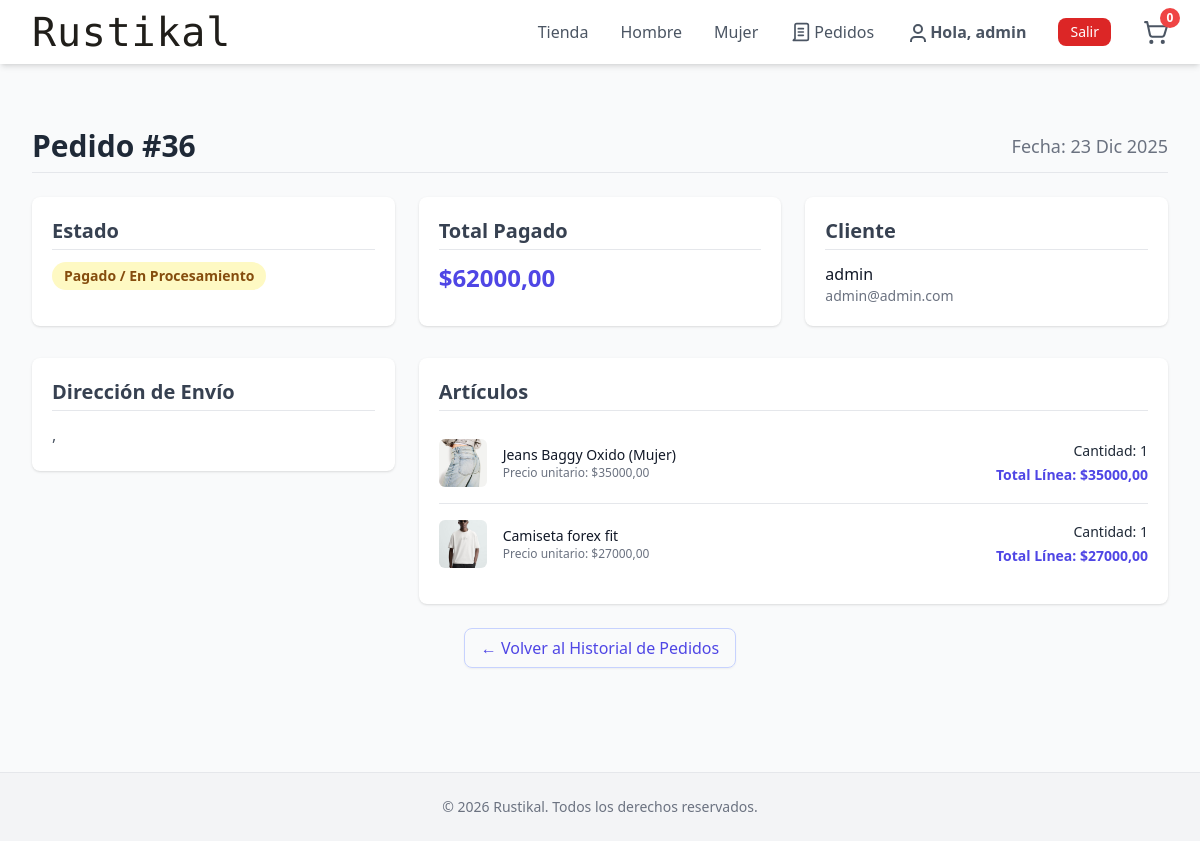
Page /pedidos/detalle/36/ (signed in) on the committed database.
### usuarios/models.py (models this page shows, shortened)
class UsuarioPersonalizado(AbstractUser):
    nro_telefono = PhoneNumberField(null=True, blank=True, unique=True)
    avatar = models.ImageField(upload_to='avatars/', null=True, blank=True)
    email = models.EmailField(unique=True)

### pedidos/models.py (models this page shows, shortened)
class Pedido(models.Model):
    ESTADOS_CHOICES = [
        ('PENDIENTE', 'Pendiente de Pago'),
        ('PAGADO', 'Pagado / En Procesamiento'),
        ('ENVIADO', 'Enviado'),
        ('ENTREGADO', 'Entregado'),
        ('CANCELADO', 'Cancelado'),]
    usuario = models.ForeignKey(AUTH_USER_MODEL, related_name= "pedidos", on_delete= models.CASCADE, verbose_name= 'Cliente')
    creado = models.DateTimeField(auto_now_add=True)
    actualizado = models.DateTimeField(auto_now=True)
    estado = models.CharField(max_length=100, choices= ESTADOS_CHOICES, default= 'PENDIENTE')
    pagado = models.BooleanField(default=False) #Indicador de pago realziado, para evitar refacturaciones
    monto_total = models.DecimalField(max_digits=10, decimal_places=2, default= 0.00)
    direccion_envio = models.ForeignKey(
    'DireccionEnvio', related_name='pedidos_por_direccion', on_delete=models.SET_NULL, null=True,blank=True, verbose_name='Dirección de Envío del Pedido')
    class Meta:
        ordering = ['-creado']
        verbose_name = 'Pedido'
        verbose_name_plural = 'Pedidos'
    def get_total_cost(self):
        return sum(item.get_cost() for item in self.articulos.all())

class ArticuloPedido(models.Model):
    pedido = models.ForeignKey(Pedido, related_name= "articulos", on_delete= models.CASCADE)
    producto = models.ForeignKey(Producto, related_name= "articulos_pedidos", on_delete= models.CASCADE)
    precio = models.DecimalField(max_digits=10, decimal_places=2) #Para el historial
    cantidad = models.PositiveBigIntegerField(default=1)
    class Meta:
        verbose_name = "articulo de pedido"
        verbose_name_plural = "articulos de pedidos"
    def get_cost(self):
        return self.precio * self.cantidad

### productos/models.py (models this page shows, shortened)
class Producto(models.Model):
    GENERO_CHOICES = [
        ('Hombre', 'Hombre'),
        ('Mujer', 'Mujer'),
        ('Unisex', 'Unisex')
    ]
    nombre = models.CharField(max_length=100)
    descripcion = models.TextField()
    precio = models.DecimalField(max_digits=10, decimal_places=2)
    genero = models.CharField(max_length=50, choices=GENERO_CHOICES)
    categoria = models.ForeignKey('Categoria', on_delete=models.CASCADE)
    imagen = models.ImageField(upload_to='productos/principal/', blank=True, null=True)
    class Meta:
        ordering = ['nombre']
        verbose_name = 'Producto'
        verbose_name_plural = 'Productos'

### pedidos/views.py (the view)
# urls.py: path('detalle/<int:pk>/', views.DetallePedido.as_view(), name='detalle'),
class DetallePedido(LoginRequiredMixin, DetailView):
    model = Pedido
    template_name = "pedidos/detalle_pedidos.html"
    context_object_name = "pedido"
    def get_queryset(self):
        return Pedido.objects.filter(usuario=self.request.user)
    def get_context_data(self, **kwargs):
        context = super().get_context_data(**kwargs)
        context['articulos_pedido'] = self.object.articulos.all()
        return context

### carrito/carrito.py (called while the page is built, shortened)
    @property
    def items(self):
        items = []
        return items

### carrito/context_processors.py (called while the page is built)
def carrito_context(request):
    return {"carrito": Carrito(request)}

### templates/pedidos/detalle_pedidos.html (shortened to what this page needs)
{% extends "base.html" %}
{% block content %}
<div class="max-w-6xl mx-auto py-8">
    <div class="flex justify-between items-center mb-6 border-b pb-2">
        <h1 class="text-3xl font-extrabold text-gray-800">Pedido #{{ pedido.id }}</h1>
        <p class="text-lg font-medium text-gray-500">Fecha: {{ pedido.creado|date:"d M Y" }}</p>
    </div>
    <div class="grid grid-cols-1 md:grid-cols-3 gap-6 mb-8">
        <div class="bg-white shadow rounded-lg p-5">
            <h2 class="text-xl font-semibold text-gray-700 mb-3 border-b pb-1">Estado</h2>
            <span class="px-3 py-1 inline-flex text-sm leading-5 font-bold rounded-full
                {% if pedido.estado == 'ENTREGADO' %}bg-green-100 text-green-800
                {% elif pedido.estado == 'ENVIADO' %}bg-blue-100 text-blue-800
                {% elif pedido.estado == 'PAGADO' %}bg-yellow-100 text-yellow-800
                {% elif pedido.estado == 'PENDIENTE' %}bg-gray-100 text-gray-800
                {% elif pedido.estado == 'CANCELADO' %}bg-red-100 text-red-800
                {% endif %}">
                {{ pedido.get_estado_display }}
            </span>
        </div>
        <div class="bg-white shadow rounded-lg p-5">
            <h2 class="text-xl font-semibold text-gray-700 mb-3 border-b pb-1">Total Pagado</h2>
            <p class="text-2xl font-extrabold text-indigo-600">${{ pedido.get_total_cost|floatformat:2 }}</p>
        </div>
        <div class="bg-white shadow rounded-lg p-5">
            <h2 class="text-xl font-semibold text-gray-700 mb-3 border-b pb-1">Cliente</h2>
            <p class="text-gray-900 font-medium">{{ pedido.usuario.username }}</p>
            <p class="text-sm text-gray-500">{{ pedido.usuario.email }}</p>
        </div>
    </div>
    <div class="grid grid-cols-1 lg:grid-cols-3 gap-6">
        <div class="lg:col-span-1 bg-white shadow rounded-lg p-5 h-fit">
            <h2 class="text-xl font-semibold text-gray-700 mb-3 border-b pb-1">Dirección de Envío</h2>
            {% with direccion=pedido.direccion_envio %}
                <p class="text-gray-600">{{ direccion.ciudad }}, {{ direccion.codigo_postal }}</p>
            {% endwith %}
        </div>
        <div class="lg:col-span-2 bg-white shadow rounded-lg p-5">
            <h2 class="text-xl font-semibold text-gray-700 mb-3 border-b pb-1">Artículos</h2>
            <ul class="divide-y divide-gray-200">
                {% for item in articulos_pedido %}
                <li class="py-4 flex items-center justify-between">
                    <div class="flex items-center space-x-4">
                        {% if item.producto.imagen.url %}
                            <img class="h-12 w-12 object-cover rounded-md" src="{{ item.producto.imagen.url }}" alt="{{ item.producto.nombre }}">
                        {% endif %}
                        <div>
                            <p class="text-sm font-medium text-gray-900">{{ item.producto.nombre }}</p>
                            <p class="text-xs text-gray-500">Precio unitario: ${{ item.precio|floatformat:2 }}</p>
                        </div>
                    </div>
                    <div class="text-right">
                        <p class="text-sm text-gray-800 font-medium">Cantidad: {{ item.cantidad }}</p>
                        <p class="text-sm text-indigo-600 font-bold mt-1">Total Línea: ${{ item.get_cost|floatformat:2 }}</p>
                    </div>
                </li>
                {% empty %}
                <li class="py-4 text-center text-gray-500">
                    Este pedido no contiene artículos.
                </li>
                {% endfor %}
            </ul>
        </div>
    </div>
    <div class="mt-8 text-center">
        <a href="{% url 'pedidos:historial' %}" class="text-indigo-600 hover:text-indigo-800 font-medium border border-indigo-200 px-4 py-2 rounded-lg shadow-sm transition">
            ← Volver al Historial de Pedidos
        </a>
    </div>
</div>
{% endblock content %}

### templates/base.html (shortened to what this page needs)
<!DOCTYPE html>
<html lang="es">
<head>
    <script src="https://cdn.tailwindcss.com"></script>
</head>
<body class="bg-gray-50 text-gray-800">
    <header class="bg-white shadow-md sticky top-0 z-50">
        <div class="max-w-7xl mx-auto px-4 sm:px-6 lg:px-8 flex justify-between items-center h-16">
            <a href="{% url 'rustikal:lista' %}" class="flex items-center space-x-2 text-gray-900 tracking-wider">
                <span class="font-rustikal-logo">Rustikal</span>
            </a>
            <nav class="hidden md:flex space-x-8 items-center">
                <a href="{% url 'rustikal:lista' %}" class="text-gray-600 hover:text-gray-900">Tienda</a>
                <a href="{% url 'rustikal:lista' %}?genero=Hombre" class="text-gray-600 hover:text-gray-900">Hombre</a>
                <a href="{% url 'rustikal:lista' %}?genero=Mujer" class="text-gray-600 hover:text-gray-900">Mujer</a>
                {% if user.is_authenticated %}
                    <a href="{% url 'pedidos:historial' %}" class="text-gray-600 hover:text-gray-900 flex items-center space-x-1">
                        <span>Pedidos</span>
                    </a>
                    <a href="{% url 'usuarios:editar_perfil' %}" class="text-gray-600 hover:text-gray-900 font-semibold flex items-center space-x-1">
                        <svg xmlns="http://www.w3.org/2000/svg" width="20" height="20" fill="none" stroke="currentColor" stroke-width="2"><circle cx="12" cy="7" r="4"/><path d="M19 21v-2a4 4 0 0 0-4-4H9a4 4 0 0 0-4 4v2"/></svg>
                        <span>Hola, {{ user.username }}</span>
                    </a>
                    <form action="{% url 'usuarios:logout' %}" method="post">
                        <button class="px-3 py-1 text-sm bg-red-600 text-white rounded-lg hover:bg-red-700">Salir</button>
                    </form>
                {% else %}
                    <a href="{% url 'usuarios:login' %}" class="text-gray-600 hover:text-gray-900">Iniciar Sesión</a>
                    <a href="{% url 'usuarios:registro' %}" class="px-3 py-1 text-sm bg-indigo-600 text-white rounded-lg hover:bg-indigo-700">Registrarse</a>
                {% endif %}
                <button id="btnCarrito"
        class="relative text-gray-600 hover:text-gray-900 cursor-pointer">
        <span class="absolute -top-3 -right-3 bg-red-500 text-white text-xs font-bold
                      rounded-full h-5 w-5 flex items-center justify-center">
            {{ carrito.items|length }}
        </span>
    </button>
            </nav>
        </div>
    </header>
    <main class="max-w-7xl mx-auto px-4 sm:px-6 lg:px-8 py-8">
        {% block content %}
        {% endblock %}
    </main>
    <footer class="bg-gray-100 mt-12 py-6 border-t border-gray-200 text-center text-sm text-gray-500">
        © {% now "Y" %} Rustikal. Todos los derechos reservados.
    </footer>
</body>
</html>

### templates/base.html (style rules this page uses)
html { font-family: 'Inter', sans-serif; }
.font-rustikal-logo { font-family: "Rubik Mono One", monospace; font-size: 2.5rem; font-weight: 300; color: #201e1a; text-shadow: 1px 1px 2px rgba(0, 0, 0, 0.5); line-height: 1; }

### rows in the picture
UsuarioPersonalizado: username "admin"
Pedido: id "36", creado "23 Dic 2025", estado "Pagado / En Procesamiento", get_total_cost "62000,00", usuario.username "admin", usuario.email "admin@admin.com"
ArticuloPedido: producto.imagen (picture), producto.nombre "Jeans Baggy Oxido (Mujer)", precio "35000,00", cantidad "1", get_cost "35000,00"
ArticuloPedido: producto.imagen (picture), producto.nombre "Camiseta forex fit", precio "27000,00", cantidad "1", get_cost "27000,00"

### other values in the picture
{{ carrito.items|length }} "0"
